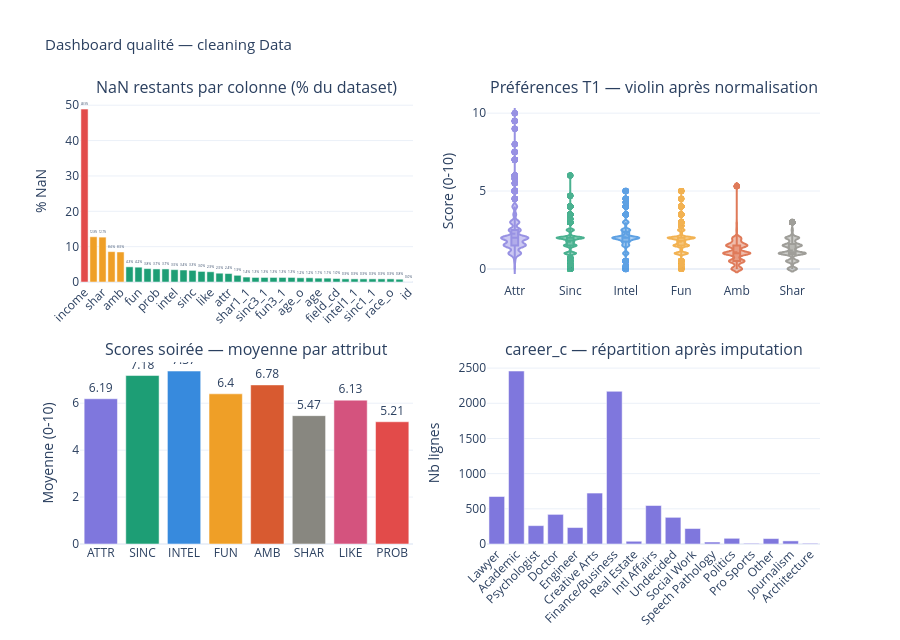

The cell this chart's notebook holds for it:
### Code cell
# =============================================================================
# RAPPORT QUALITÉ VISUEL
# =============================================================================
print("\n" + "─" * 65)
print("RAPPORT QUALITÉ FINAL")
print("─" * 65)
 
nan_after = df.isnull().sum()
nan_rpt = pd.DataFrame({"Avant cleaning": nan_before, "Apres cleaning": nan_after})
nan_rpt = nan_rpt[(nan_rpt["Avant cleaning"] > 0) | (nan_rpt["Apres cleaning"] > 0)].copy()
nan_rpt["Réduction"] = nan_rpt["Avant cleaning"] - nan_rpt["Apres cleaning"]
nan_rpt["% restant"] = (nan_rpt["Apres cleaning"] / len(df) * 100).round(1)
 
print("\nBilan NaN avant - après cleaning :")
print(nan_rpt.to_string())
 
analytic_cols = SCORE_SELF + SCORE_OTHER + PREF_COLS + ["age","race","samerace","int_corr","goal"]
nan_analytic = df[[c for c in analytic_cols if c in df.columns]].isnull().sum().sum()
print(f"\nNaN colonnes analytiques  : {nan_analytic}")
print(f"NaN income (intentionnel) : {df['income'].isnull().sum():,}")
print(f"NaN total dataset         : {df.isnull().sum().sum():,}")
 
# Dashboard 4 graphiques
fig_dash = make_subplots(
    rows=2, cols=2,
    subplot_titles=[
        "NaN restants par colonne (% du dataset)",
        "Préférences T1 — violin après normalisation",
        "Scores soirée — moyenne par attribut",
        "career_c — répartition après imputation",
    ],
    vertical_spacing=0.18, horizontal_spacing=0.10,
)
 
# 1. NaN restants
nan_plot = nan_after[nan_after > 0].sort_values(ascending=False)
pct_plot = (nan_plot / len(df) * 100).round(1)
fig_dash.add_trace(go.Bar(
    x=nan_plot.index, y=pct_plot.values, showlegend=False,
    marker_color=[PALETTE["bad"] if v > 30 else PALETTE["warn"] if v > 5
                  else PALETTE["ok"] for v in pct_plot.values],
    text=pct_plot.astype(str) + "%", textposition="outside",
), row=1, col=1)
 
# 2. Violin préférences T1
pref_short = {"attr1_1":"Attr","sinc1_1":"Sinc","intel1_1":"Intel",
              "fun1_1":"Fun","amb1_1":"Amb","shar1_1":"Shar"}
for col, clr in zip(PREF_COLS, COLORS):
    fig_dash.add_trace(go.Violin(
        y=df[col], name=pref_short.get(col, col),
        marker_color=clr, box_visible=True,
        meanline_visible=True, showlegend=False, opacity=0.8,
    ), row=1, col=2)
 
# 3. Moyennes scores soirée
score_means = df[SCORE_SELF].mean().round(2).reset_index()
score_means.columns = ["attr","mean"]
score_means["attr_up"] = score_means["attr"].str.upper()
fig_dash.add_trace(go.Bar(
    x=score_means["attr_up"], y=score_means["mean"],
    marker_color=COLORS, showlegend=False,
    text=score_means["mean"], textposition="outside",
), row=2, col=1)
 
# 4. Career_c
career_cnt = df["career_c"].value_counts().sort_index().reset_index()
career_cnt.columns = ["code","count"]
career_cnt["label"] = career_cnt["code"].map(career_map).fillna("Other")
fig_dash.add_trace(go.Bar(
    x=career_cnt["label"], y=career_cnt["count"],
    marker_color=PALETTE["purple"], showlegend=False,
), row=2, col=2)
 
fig_dash.update_layout(
    title="Dashboard qualité — cleaning Data",
    height=640, plot_bgcolor="white", title_font_size=15,
)
fig_dash.update_xaxes(tickangle=-45, row=1, col=1)
fig_dash.update_xaxes(tickangle=-45, row=2, col=2)
fig_dash.update_yaxes(title_text="% NaN", row=1, col=1)
fig_dash.update_yaxes(title_text="Score (0-10)", row=1, col=2)
fig_dash.update_yaxes(title_text="Moyenne (0-10)", row=2, col=1)
fig_dash.update_yaxes(title_text="Nb lignes", row=2, col=2)
fig_dash.show()

### Figure 1 — Plotly figure (JSON) as saved in the notebook; plotly's stock layout.template omitted (floating-point values rounded to 4 significant figures; data arrays with more than 128 entries replaced by an {"elided": "..."} marker saying what was removed)
{"data": [{"marker": {"color": ["#E24B4A", "#EF9F27", "#EF9F27", "#EF9F27", "#EF9F27", "#1D9E75", "#1D9E75", "#1D9E75", "#1D9E75", "#1D9E75", "#1D9E75", "#1D9E75", "#1D9E75", "#1D9E75", "#1D9E75", "#1D9E75", "#1D9E75", "#1D9E75", "#1D9E75", "#1D9E75", "#1D9E75", "#1D9E75", "#1D9E75", "#1D9E75", "#1D9E75", "#1D9E75", "#1D9E75", "#1D9E75", "#1D9E75", "#1D9E75", "#1D9E75", "#1D9E75", "#1D9E75", "#1D9E75", "#1D9E75", "#1D9E75", "#1D9E75"]}, "showlegend": false, "text": ["48.9%", "12.8%", "12.7%", "8.6%", "8.5%", "4.3%", "4.2%", "3.8%", "3.7%", "3.7%", "3.5%", "3.4%", "3.3%", "3.0%", "2.9%", "2.5%", "2.4%", "1.9%", "1.4%", "1.3%", "1.3%", "1.3%", "1.3%", "1.3%", "1.2%", "1.2%", "1.1%", "1.1%", "1.0%", "0.9%", "0.9%", "0.9%", "0.9%", "0.9%", "0.9%", "0.8%", "0.0%"], "textposition": "outside", "type": "bar", "x": ["income", "shar_o", "shar", "amb_o", "amb", "fun_o", "fun", "prob_o", "prob", "intel_o", "intel", "sinc_o", "sinc", "like_o", "like", "attr_o", "attr", "int_corr", "shar1_1", "intel3_1", "sinc3_1", "amb3_1", "fun3_1", "attr3_1", "age_o", "amb1_1", "age", "fun1_1", "field_cd", "goal", "intel1_1", "attr1_1", "sinc1_1", "go_out", "race_o", "race", "id"], "xaxis": "x", "y": [48.9, 12.8, 12.7, 8.6, 8.5, 4.3, 4.2, 3.8, 3.7, 3.7, 3.5, 3.4, 3.3, 3.0, 2.9, 2.5, 2.4, 1.9, 1.4, 1.3, 1.3, 1.3, 1.3, 1.3, 1.2, 1.2, 1.1, 1.1, 1.0, 0.9, 0.9, 0.9, 0.9, 0.9, 0.9, 0.8, 0.0], "yaxis": "y"}, {"box": {"visible": true}, "marker": {"color": "#7F77DD"}, "meanline": {"visible": true}, "name": "Attr", "opacity": 0.8, "showlegend": false, "type": "violin", "xaxis": "x2", "y": {"elided": "8378 float values"}, "yaxis": "y2"}, {"box": {"visible": true}, "marker": {"color": "#1D9E75"}, "meanline": {"visible": true}, "name": "Sinc", "opacity": 0.8, "showlegend": false, "type": "violin", "xaxis": "x2", "y": {"elided": "8378 float values"}, "yaxis": "y2"}, {"box": {"visible": true}, "marker": {"color": "#378ADD"}, "meanline": {"visible": true}, "name": "Intel", "opacity": 0.8, "showlegend": false, "type": "violin", "xaxis": "x2", "y": {"elided": "8378 float values"}, "yaxis": "y2"}, {"box": {"visible": true}, "marker": {"color": "#EF9F27"}, "meanline": {"visible": true}, "name": "Fun", "opacity": 0.8, "showlegend": false, "type": "violin", "xaxis": "x2", "y": {"elided": "8378 float values"}, "yaxis": "y2"}, {"box": {"visible": true}, "marker": {"color": "#D85A30"}, "meanline": {"visible": true}, "name": "Amb", "opacity": 0.8, "showlegend": false, "type": "violin", "xaxis": "x2", "y": {"elided": "8378 float values"}, "yaxis": "y2"}, {"box": {"visible": true}, "marker": {"color": "#888780"}, "meanline": {"visible": true}, "name": "Shar", "opacity": 0.8, "showlegend": false, "type": "violin", "xaxis": "x2", "y": {"elided": "8378 float values"}, "yaxis": "y2"}, {"marker": {"color": ["#7F77DD", "#1D9E75", "#378ADD", "#EF9F27", "#D85A30", "#888780", "#D4537E", "#E24B4A"]}, "showlegend": false, "text": [6.19, 7.18, 7.37, 6.4, 6.78, 5.47, 6.13, 5.21], "textposition": "outside", "type": "bar", "x": ["ATTR", "SINC", "INTEL", "FUN", "AMB", "SHAR", "LIKE", "PROB"], "xaxis": "x3", "y": [6.19, 7.18, 7.37, 6.4, 6.78, 5.47, 6.13, 5.21], "yaxis": "y3"}, {"marker": {"color": "#7F77DD"}, "showlegend": false, "type": "bar", "x": ["Lawyer", "Academic", "Psychologist", "Doctor", "Engineer", "Creative Arts", "Finance/Business", "Real Estate", "Intl Affairs", "Undecided", "Social Work", "Speech Pathology", "Politics", "Pro Sports", "Other", "Journalism", "Architecture"], "xaxis": "x4", "y": [675, 2458, 261, 421, 234, 724, 2170, 39, 547, 379, 220, 28, 81, 10, 77, 44, 10], "yaxis": "y4"}], "layout": {"annotations": [{"font": {"size": 16}, "showarrow": false, "text": "NaN restants par colonne (% du dataset)", "x": 0.225, "xanchor": "center", "xref": "paper", "y": 1, "yanchor": "bottom", "yref": "paper"}, {"font": {"size": 16}, "showarrow": false, "text": "Préférences T1 — violin après normalisation", "x": 0.775, "xanchor": "center", "xref": "paper", "y": 1, "yanchor": "bottom", "yref": "paper"}, {"font": {"size": 16}, "showarrow": false, "text": "Scores soirée — moyenne par attribut", "x": 0.225, "xanchor": "center", "xref": "paper", "y": 0.41, "yanchor": "bottom", "yref": "paper"}, {"font": {"size": 16}, "showarrow": false, "text": "career_c — répartition après imputation", "x": 0.775, "xanchor": "center", "xref": "paper", "y": 0.41, "yanchor": "bottom", "yref": "paper"}], "height": 640, "plot_bgcolor": "white", "title": {"font": {"size": 15}, "text": "Dashboard qualité — cleaning Data"}, "xaxis": {"anchor": "y", "domain": [0, 0.45], "tickangle": -45}, "xaxis2": {"anchor": "y2", "domain": [0.55, 1]}, "xaxis3": {"anchor": "y3", "domain": [0, 0.45]}, "xaxis4": {"anchor": "y4", "domain": [0.55, 1], "tickangle": -45}, "yaxis": {"anchor": "x", "domain": [0.59, 1], "title": {"text": "% NaN"}}, "yaxis2": {"anchor": "x2", "domain": [0.59, 1], "title": {"text": "Score (0-10)"}}, "yaxis3": {"anchor": "x3", "domain": [0, 0.41], "title": {"text": "Moyenne (0-10)"}}, "yaxis4": {"anchor": "x4", "domain": [0, 0.41], "title": {"text": "Nb lignes"}}}}
